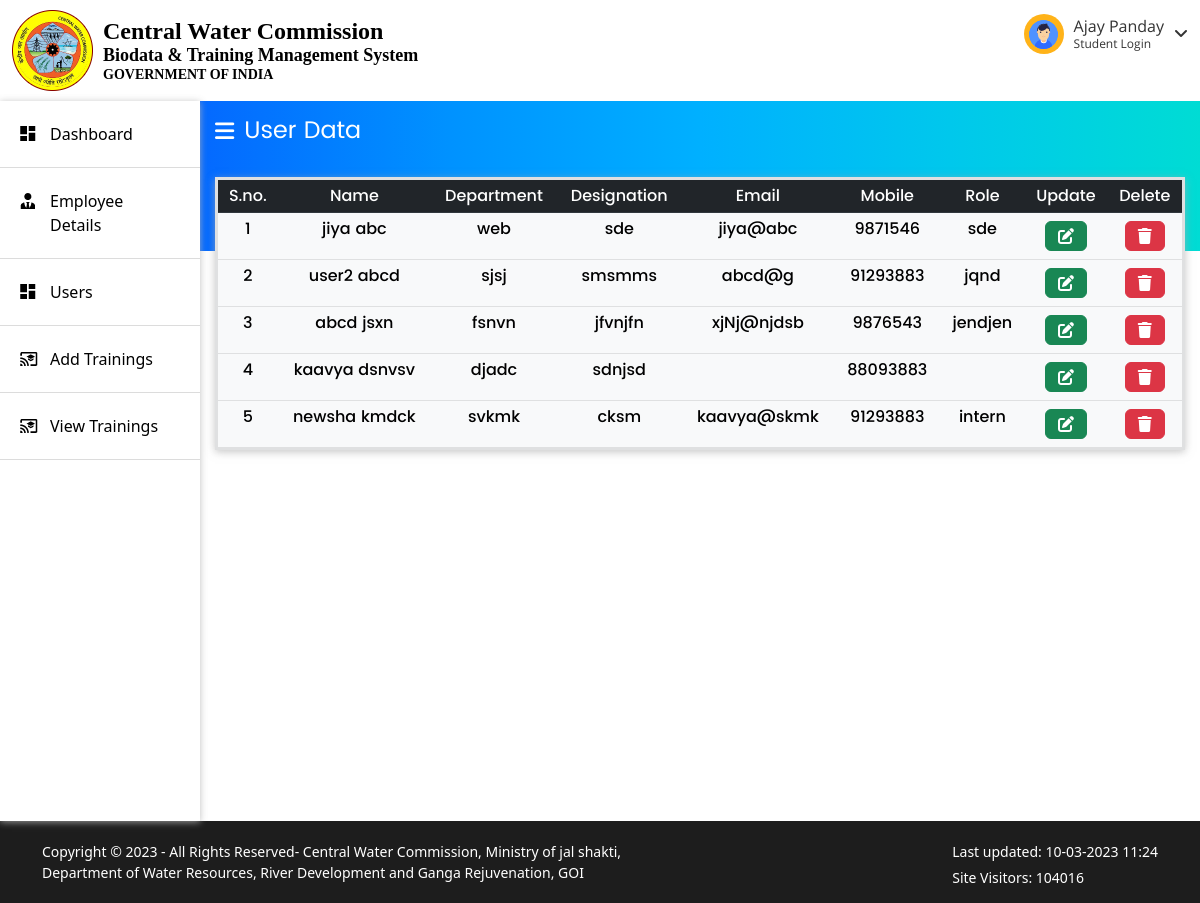
The page /users.php on the database its author committed.
### tables this page shows
CREATE TABLE `personal` (
  `emp_id` int(11) NOT NULL,
  `firstname` varchar(256) DEFAULT NULL,
  `lastname` varchar(256) DEFAULT NULL,
  `emp_code` int(11) DEFAULT NULL,
  `department` varchar(256) DEFAULT NULL,
  `designation` varchar(256) DEFAULT NULL,
  `organisation` varchar(256) DEFAULT NULL,
  `phone` varchar(20) DEFAULT NULL,
  `address` varchar(256) DEFAULT NULL,
  `state` varchar(256) DEFAULT NULL,
  `district` varchar(256) DEFAULT NULL,
  `pincode` int(10) DEFAULT NULL,
  `email` varchar(256) DEFAULT NULL,
  `fax` int(20) DEFAULT NULL
);

CREATE TABLE `professional` (
  `emp_id` int(11) NOT NULL,
  `post` varchar(256) DEFAULT NULL,
  `office` varchar(256) DEFAULT NULL,
  `city` varchar(256) DEFAULT NULL,
  `start_date` date DEFAULT NULL,
  `end_date` date DEFAULT NULL,
  `type_of_charge` varchar(256) DEFAULT NULL,
  `work_handled` varchar(256) DEFAULT NULL,
  `contri` varchar(256) DEFAULT NULL,
  `remark` varchar(256) DEFAULT NULL
);

### php/displayusers.php (the view, shortened to what this page needs)
<html>
<head>
    <link rel="stylesheet" href="https://cdn.jsdelivr.net/npm/bootstrap@5.2.3/dist/css/bootstrap.min.css">
    <link rel="stylesheet" href="https://cdnjs.cloudflare.com/ajax/libs/font-awesome/6.4.0/css/all.min.css" />
</head>
<body class="container">
    <?php include_once 'db_connect.php';
    $sql4 = "SELECT personal.emp_id,firstname,lastname,department, designation ,email, phone, post FROM personal inner join professional on personal.emp_id = professional.emp_id ";
    $result4 = mysqli_query($conn, $sql4);
    echo "<table class='table table-light table-hover table-responsive-md mt-3 mb-3'>";
    echo "<thead class='table-dark'>";
    echo "<tr>";
    echo "<td>" . "S.no." . "</td>";
    echo "<td>" . "Name" . "</td>";
    echo "<td>" . "Department" . "</td>";
    echo "<td>" . "Designation" . "</td>";
    echo "<td>" . "Email" . "</td>";
    echo "<td>" . "Mobile" . "</td>";
    echo "<td>" . "Role" . "</td>";
    echo "<td>" . "Update" . "</td>";
    echo "<td>" . "Delete" . "</td>";
    echo "</tr>";
    echo "</thead>";
    $j = 1;
    while ($row4 = mysqli_fetch_array($result4)) {
    ?>
        <tr>
            <td><?php echo $j; ?></td>
            <td><?php echo $row4["firstname"] . " " . $row4["lastname"]; ?></td>
            <td><?php echo $row4["department"]; ?></td>
            <td><?php echo $row4["designation"]; ?></td>
            <td><?php echo $row4["email"]; ?></td>
            <td><?php echo $row4["phone"]; ?></td>
            <td><?php echo $row4["post"]; ?></td>
            <td><a href="employee.php?empid=<?php echo $row4['emp_id'] ?>"><button type="button" name="update" class="btn btn-success"><i class="fa-solid fa-pen-to-square"></i></button></a></td>
            <td><a href="php/deleteuser.php?delid=<?php echo $row4['emp_id'] ?>"><button type="button" name="delete" class="btn btn-danger"><i class="fa-solid fa-trash"></i></button></a></td>
        </tr>
    <?php
        $j++;
    } ?>
    </table>
</body>
</html>

### css/style.css (style rules this page uses)
* { margin: 0; padding: 0; }
html { scroll-behavior: smooth }
body { font-family: "robotoregular"; font-weight: 500; padding: 0; margin: 0; font-size: 14px }

### php/displayusers.php (style rules this page uses)
table { border: 3px solid black; border-collapse: collapse; }
td { text-align: center; }

### rows shown on the page
personal: firstname "jiya", lastname "abc", department "web", designation "sde", email "jiya@abc", phone "9871546", professional.post "sde"
personal: firstname "user2", lastname "abcd", department "sjsj", designation "smsmms", email "abcd@g", phone "91293883", professional.post "jqnd"
personal: firstname "abcd", lastname "jsxn", department "fsnvn", designation "jfvnjfn", email "xjNj@njdsb", phone "9876543", professional.post "jendjen"
personal: firstname "kaavya", lastname "dsnvsv", department "djadc", designation "sdnjsd", phone "88093883"
personal: firstname "newsha", lastname "kmdck", department "svkmk", designation "cksm", email "kaavya@skmk", phone "91293883", professional.post "intern"
